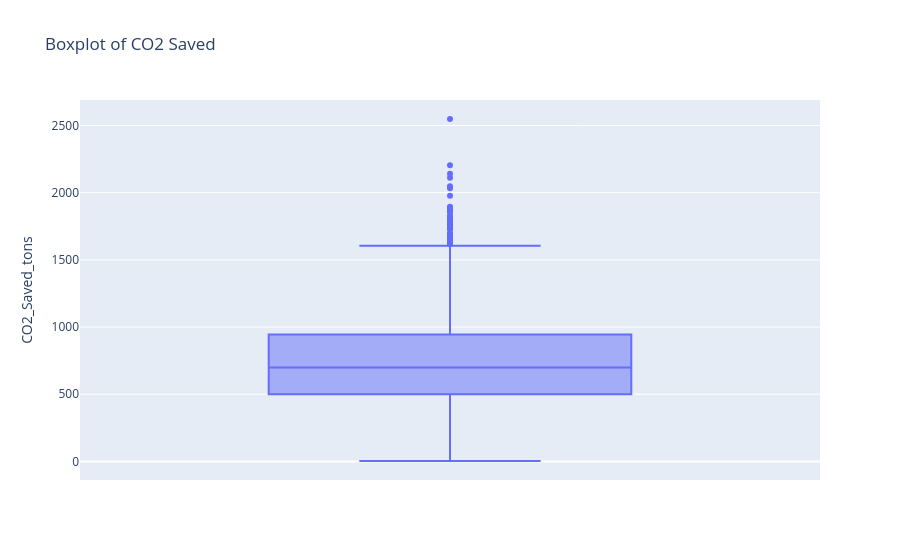

The code cell stored with this chart in its notebook:
### Code cell
fig = px.box(data.to_pandas(), y="CO2_Saved_tons", title="Boxplot of CO2 Saved")
fig.show()

### Figure 1 — Plotly figure (JSON) as saved in the notebook; plotly's stock layout.template omitted (floating-point values rounded to 4 significant figures; data arrays with more than 128 entries replaced by an {"elided": "..."} marker saying what was removed)
{"data": [{"alignmentgroup": "True", "hovertemplate": "CO2_Saved_tons=%{y}<extra></extra>", "legendgroup": "", "marker": {"color": "#636efa"}, "name": "", "notched": false, "offsetgroup": "", "orientation": "v", "showlegend": false, "type": "box", "x0": " ", "xaxis": "x", "y": {"elided": "2640 float values"}, "y0": " ", "yaxis": "y"}], "layout": {"boxmode": "group", "legend": {"tracegroupgap": 0}, "title": {"text": "Boxplot of CO2 Saved"}, "xaxis": {"anchor": "y", "domain": [0, 1]}, "yaxis": {"anchor": "x", "domain": [0, 1], "title": {"text": "CO2_Saved_tons"}}}}
